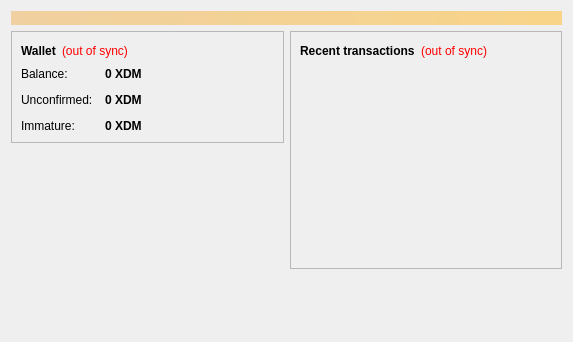
<?xml version="1.0" encoding="UTF-8"?>
<ui version="4.0">
 <class>OverviewPage</class>
 <widget class="QWidget" name="OverviewPage">
  <property name="geometry">
   <rect>
    <x>0</x>
    <y>0</y>
    <width>573</width>
    <height>342</height>
   </rect>
  </property>
  <property name="windowTitle">
   <string>Form</string>
  </property>
  <layout class="QVBoxLayout" name="topLayout">
   <item>
    <widget class="QLabel" name="labelAlerts">
     <property name="visible">
      <bool>false</bool>
     </property>
     <property name="styleSheet">
      <string notr="true">background-color: qlineargradient(x1: 0, y1: 0, x2: 1, y2: 0, stop:0 #F0D0A0, stop:1 #F8D488); color:#000000;</string>
     </property>
     <property name="wordWrap">
      <bool>true</bool>
     </property>
     <property name="margin">
      <number>3</number>
     </property>
    </widget>
   </item>
   <item>
    <layout class="QHBoxLayout" name="horizontalLayout" stretch="1,1">
     <item>
      <layout class="QVBoxLayout" name="verticalLayout_2">
       <item>
        <widget class="QFrame" name="frame">
         <property name="frameShape">
          <enum>QFrame::StyledPanel</enum>
         </property>
         <property name="frameShadow">
          <enum>QFrame::Raised</enum>
         </property>
         <layout class="QVBoxLayout" name="verticalLayout_4">
          <item>
           <layout class="QHBoxLayout" name="horizontalLayout_4">
            <item>
             <widget class="QLabel" name="label_5">
              <property name="font">
               <font>
                <weight>75</weight>
                <bold>true</bold>
               </font>
              </property>
              <property name="text">
               <string>Wallet</string>
              </property>
             </widget>
            </item>
            <item>
             <widget class="QLabel" name="labelWalletStatus">
              <property name="toolTip">
               <string>The displayed information may be out of date. Your wallet automatically synchronizes with the XDMatter network after a connection is established, but this process has not completed yet.</string>
              </property>
              <property name="styleSheet">
               <string notr="true">QLabel { color: red; }</string>
              </property>
              <property name="text">
               <string notr="true">(out of sync)</string>
              </property>
              <property name="alignment">
               <set>Qt::AlignLeading|Qt::AlignLeft|Qt::AlignVCenter</set>
              </property>
             </widget>
            </item>
            <item>
             <spacer name="horizontalSpacer_2">
              <property name="orientation">
               <enum>Qt::Horizontal</enum>
              </property>
              <property name="sizeHint" stdset="0">
               <size>
                <width>40</width>
                <height>20</height>
               </size>
              </property>
             </spacer>
            </item>
           </layout>
          </item>
          <item>
           <layout class="QFormLayout" name="formLayout_2">
            <property name="fieldGrowthPolicy">
             <enum>QFormLayout::AllNonFixedFieldsGrow</enum>
            </property>
            <property name="horizontalSpacing">
             <number>12</number>
            </property>
            <property name="verticalSpacing">
             <number>12</number>
            </property>
            <item row="0" column="0">
             <widget class="QLabel" name="label">
              <property name="text">
               <string>Balance:</string>
              </property>
             </widget>
            </item>
            <item row="0" column="1">
             <widget class="QLabel" name="labelBalance">
              <property name="font">
               <font>
                <weight>75</weight>
                <bold>true</bold>
               </font>
              </property>
              <property name="cursor">
               <cursorShape>IBeamCursor</cursorShape>
              </property>
              <property name="toolTip">
               <string>Your current balance</string>
              </property>
              <property name="text">
               <string notr="true">0 XDM</string>
              </property>
              <property name="textInteractionFlags">
               <set>Qt::LinksAccessibleByMouse|Qt::TextSelectableByKeyboard|Qt::TextSelectableByMouse</set>
              </property>
             </widget>
            </item>
            <item row="1" column="0">
             <widget class="QLabel" name="label_3">
              <property name="text">
               <string>Unconfirmed:</string>
              </property>
             </widget>
            </item>
            <item row="1" column="1">
             <widget class="QLabel" name="labelUnconfirmed">
              <property name="font">
               <font>
                <weight>75</weight>
                <bold>true</bold>
               </font>
              </property>
              <property name="cursor">
               <cursorShape>IBeamCursor</cursorShape>
              </property>
              <property name="toolTip">
               <string>Total of transactions that have yet to be confirmed, and do not yet count toward the current balance</string>
              </property>
              <property name="text">
               <string notr="true">0 XDM</string>
              </property>
              <property name="textInteractionFlags">
               <set>Qt::LinksAccessibleByMouse|Qt::TextSelectableByKeyboard|Qt::TextSelectableByMouse</set>
              </property>
             </widget>
            </item>
            <item row="2" column="0">
             <widget class="QLabel" name="labelImmatureText">
              <property name="text">
               <string>Immature:</string>
              </property>
             </widget>
            </item>
            <item row="2" column="1">
             <widget class="QLabel" name="labelImmature">
              <property name="font">
               <font>
                <weight>75</weight>
                <bold>true</bold>
               </font>
              </property>
              <property name="toolTip">
               <string>Mined balance that has not yet matured</string>
              </property>
              <property name="text">
               <string notr="true">0 XDM</string>
              </property>
              <property name="textInteractionFlags">
               <set>Qt::LinksAccessibleByMouse|Qt::TextSelectableByKeyboard|Qt::TextSelectableByMouse</set>
              </property>
             </widget>
            </item>
           </layout>
          </item>
         </layout>
        </widget>
       </item>
       <item>
        <spacer name="verticalSpacer">
         <property name="orientation">
          <enum>Qt::Vertical</enum>
         </property>
         <property name="sizeHint" stdset="0">
          <size>
           <width>20</width>
           <height>40</height>
          </size>
         </property>
        </spacer>
       </item>
      </layout>
     </item>
     <item>
      <layout class="QVBoxLayout" name="verticalLayout_3">
       <item>
        <widget class="QFrame" name="frame_2">
         <property name="frameShape">
          <enum>QFrame::StyledPanel</enum>
         </property>
         <property name="frameShadow">
          <enum>QFrame::Raised</enum>
         </property>
         <layout class="QVBoxLayout" name="verticalLayout">
          <item>
           <layout class="QHBoxLayout" name="horizontalLayout_2">
            <item>
             <widget class="QLabel" name="label_4">
              <property name="text">
               <string>&lt;b&gt;Recent transactions&lt;/b&gt;</string>
              </property>
             </widget>
            </item>
            <item>
             <widget class="QLabel" name="labelTransactionsStatus">
              <property name="toolTip">
               <string>The displayed information may be out of date. Your wallet automatically synchronizes with the XDMatter network after a connection is established, but this process has not completed yet.</string>
              </property>
              <property name="styleSheet">
               <string notr="true">QLabel { color: red; }</string>
              </property>
              <property name="text">
               <string notr="true">(out of sync)</string>
              </property>
              <property name="alignment">
               <set>Qt::AlignRight|Qt::AlignTrailing|Qt::AlignVCenter</set>
              </property>
             </widget>
            </item>
            <item>
             <spacer name="horizontalSpacer">
              <property name="orientation">
               <enum>Qt::Horizontal</enum>
              </property>
              <property name="sizeHint" stdset="0">
               <size>
                <width>40</width>
                <height>20</height>
               </size>
              </property>
             </spacer>
            </item>
           </layout>
          </item>
          <item>
           <widget class="QListView" name="listTransactions">
            <property name="styleSheet">
             <string notr="true">QListView { background: transparent; }</string>
            </property>
            <property name="frameShape">
             <enum>QFrame::NoFrame</enum>
            </property>
            <property name="verticalScrollBarPolicy">
             <enum>Qt::ScrollBarAlwaysOff</enum>
            </property>
            <property name="horizontalScrollBarPolicy">
             <enum>Qt::ScrollBarAlwaysOff</enum>
            </property>
            <property name="selectionMode">
             <enum>QAbstractItemView::NoSelection</enum>
            </property>
           </widget>
          </item>
         </layout>
        </widget>
       </item>
       <item>
        <spacer name="verticalSpacer_2">
         <property name="orientation">
          <enum>Qt::Vertical</enum>
         </property>
         <property name="sizeHint" stdset="0">
          <size>
           <width>20</width>
           <height>40</height>
          </size>
         </property>
        </spacer>
       </item>
      </layout>
     </item>
    </layout>
   </item>
  </layout>
 </widget>
 <resources/>
 <connections/>
</ui>
